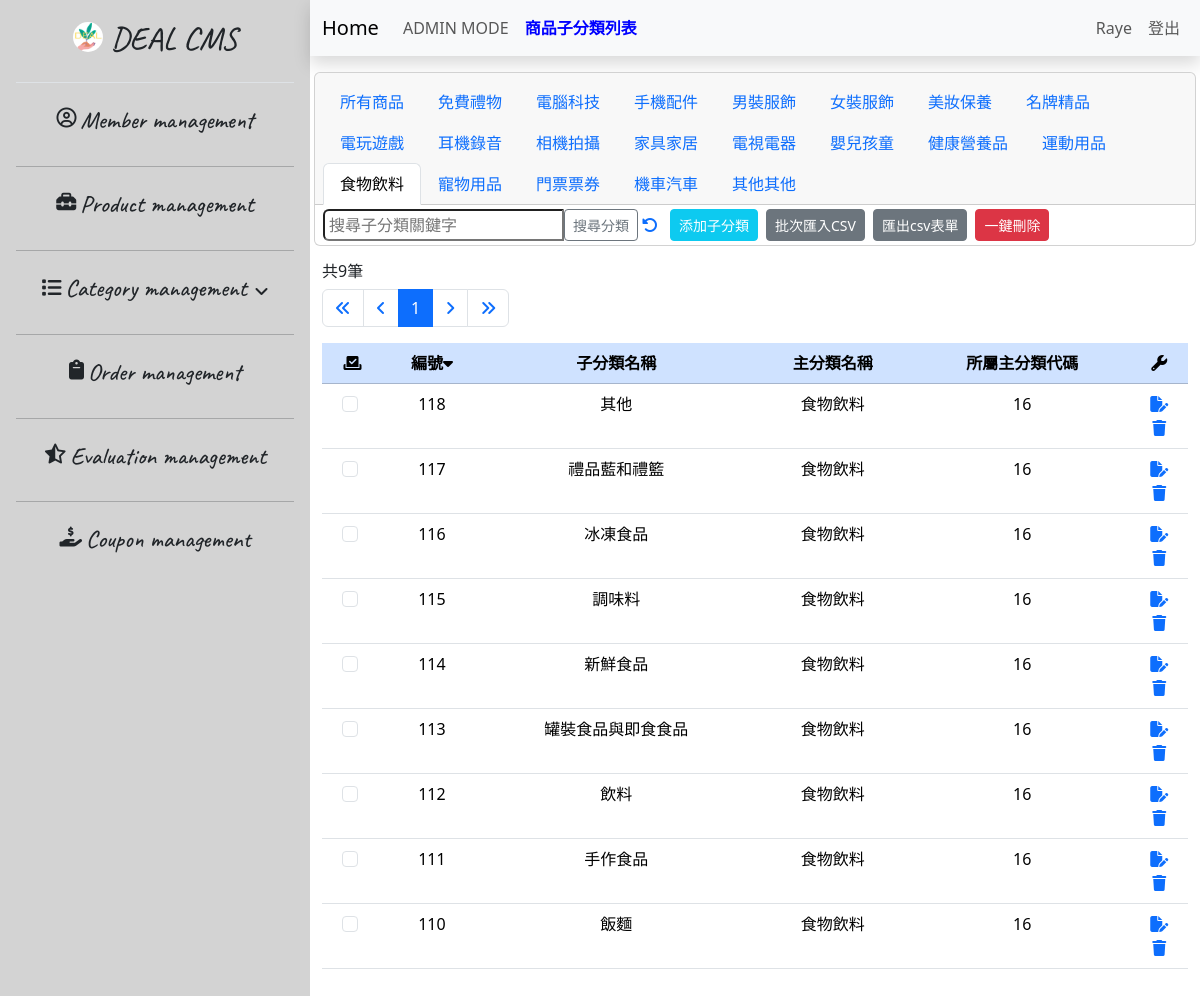
Page /32.sub-category_list-admin_16F.php (signed in) on the committed database.
### tables this page shows
CREATE TABLE `categories_sub` (
  `id` int NOT NULL,
  `sub` varchar(15) NOT NULL,
  `main_category` int NOT NULL
);

CREATE TABLE `categories_main` (
  `id` int NOT NULL,
  `main` varchar(10) NOT NULL,
  `carbon_points_available` int NOT NULL
);

### 32.sub-category_list-admin_16F.php (the view, shortened to what this page needs)
<?php
require __DIR__ . '/0.parts/pdo-connect.php';
$page = isset($_GET['page']) ? intval($_GET['page']) : 1;
$perPage = 25;
$t_sql = "SELECT COUNT(1) FROM categories_main join categories_sub on categories_sub.main_category = categories_main.id WHERE main = '食物飲料'";
$totalRows = $pdo->query($t_sql)->fetch(PDO::FETCH_NUM)[0];
$totalPages = ceil($totalRows / $perPage);
if ($totalRows) {
    $sql = sprintf("SELECT * FROM categories_main join categories_sub on categories_sub.main_category = categories_main.id  WHERE main = '食物飲料' ORDER BY categories_sub.id DESC LIMIT %s, %s", ($page - 1) * $perPage, $perPage);
    $rows = $pdo->query($sql)->fetchAll();
}
?>
<?php include __DIR__ . '/0.parts/html-head.php' ?>
<?php include __DIR__ . '/0.parts/sidebar.php' ?>
<div class="container-fluid px-0 mx-0">
    <?php include __DIR__ . '/0.parts/navbar.30_sub-category.php' ?>
    <div class="container-fluid table-bordered table-striped overflow-auto">
        <div class="row mt-3">
            <div class="col">
                <h6>共<?= $totalRows ?>筆</h6>
                <nav aria-label="Page navigation example">
                    <ul class="pagination">
                        <li class="page-item">
                            <a class="page-link" href="?page=1">
                                <i class="fa-solid fa-angles-left"></i>
                            </a>
                        </li>
                        <li class="page-item">
                            <a class="page-link" href="?page=<?= $page != 1 ? $page - 1 : 1 ?>">
                                <i class="fa-solid fa-angle-left"></i>
                            </a>
                        </li>
                        <?php $visiblePageRange = 5;
                        $startPage = max(1, $page - floor($visiblePageRange / 2));
                        $endPage = min($totalPages, $startPage + $visiblePageRange - 1); ?>
                        <?php for ($i = $startPage; $i <= $endPage; $i++) : ?>
                            <li class="page-item <?= $page == $i ? 'active' : '' ?>">
                                <a class="page-link" href="?page=<?= $i ?>"><?= $i ?></a>
                            </li>
                        <?php endfor ?>
                        <li class="page-item">
                            <a class="page-link" href="?page=<?= $page != 40 ? $page + 1 : 40 ?>">
                                <i class="fa-solid fa-angle-right"></i>
                            </a>
                        </li>
                        <li class="page-item">
                            <a class="page-link" href="?page=40">
                                <i class="fa-solid fa-angles-right"></i>
                            </a>
                        </li>
                    </ul>
                </nav>
            </div>
        </div>
        <div class="row">
            <div class="col">
                <table id="myTable" class="table table-hover sortable-table">
                    <thead>
                        <tr class="table-primary text-center">
                            <th><i id="selectAll" class="fa-solid fa-check-to-slot" title="全選/選取checkBox"></i></a>
                            </th>
                            <th>編號<i id="sortIcon" class="fa-solid fa-caret-down" onclick="sortTable()" title="變更排序"></th>
                            <th>子分類名稱</th>
                            <th>主分類名稱</th>
                            <th>所屬主分類代碼</th>
                            <th><i class="fa-solid fa-wrench" title="功能區"></i></th>
                        </tr>
                    </thead>
                    <tbody>
                        <?php foreach ($rows as $r) : ?>
                            <tr class="text-center">
                                <td>
                                    <input class="form-check-input me-1" type="checkbox" value="<?= $r['id'] ?>" id="flexCheck<?= $r['id'] ?>" name="delete_ids[]">
                                </td>
                                <td><?= $r['id'] ?></td>
                                <td><?= $r['sub'] ?></td>
                                <td><?= $r['main'] ?></td>
                                <td><?= $r['main_category'] ?></td>
                                <td>
                                    <div class="d-flex flex-column">
                                        <a href="38.sub-category_edit.php?id=<?= $r['id'] ?>">
                                            <i class="fa-solid fa-file-pen" title="編輯"></i>
                                        </a>
                                        <a href="javascript: delete_one(<?= $r['id'] ?>)">
                                            <i class="fa-solid fa-trash" title="刪除"></i>
                                        </a>
                                    </div>
                                </td>
                            </tr>
                        <?php endforeach; ?>
                    </tbody>
                </table>
            </div>
        </div>
    </div>
</div>
<?php include __DIR__ . '/0.parts/html-foot.php' ?>

### 0.parts/html-head.php (style rules this page uses)
body { height: 1200px; }

### 32.sub-category_list-admin_16F.php (style rules this page uses)
.overflow-auto { height: 865px; }

### rows in the picture
categories_sub: id "118", sub "其他", main_category.main "食物飲料", main_category "16"
categories_sub: id "117", sub "禮品藍和禮籃", main_category.main "食物飲料", main_category "16"
categories_sub: id "116", sub "冰凍食品", main_category.main "食物飲料", main_category "16"
categories_sub: id "115", sub "調味料", main_category.main "食物飲料", main_category "16"
categories_sub: id "114", sub "新鮮食品", main_category.main "食物飲料", main_category "16"
categories_sub: id "113", sub "罐裝食品與即食食品", main_category.main "食物飲料", main_category "16"
categories_sub: id "112", sub "飲料", main_category.main "食物飲料", main_category "16"
categories_sub: id "111", sub "手作食品", main_category.main "食物飲料", main_category "16"
categories_sub: id "110", sub "飯麵", main_category.main "食物飲料", main_category "16"

### other values in the picture
$_SESSION[isset($_SESSION['admin']) ? 'admin' : 'user']['nickname'] "Raye"
$totalRows "9"
